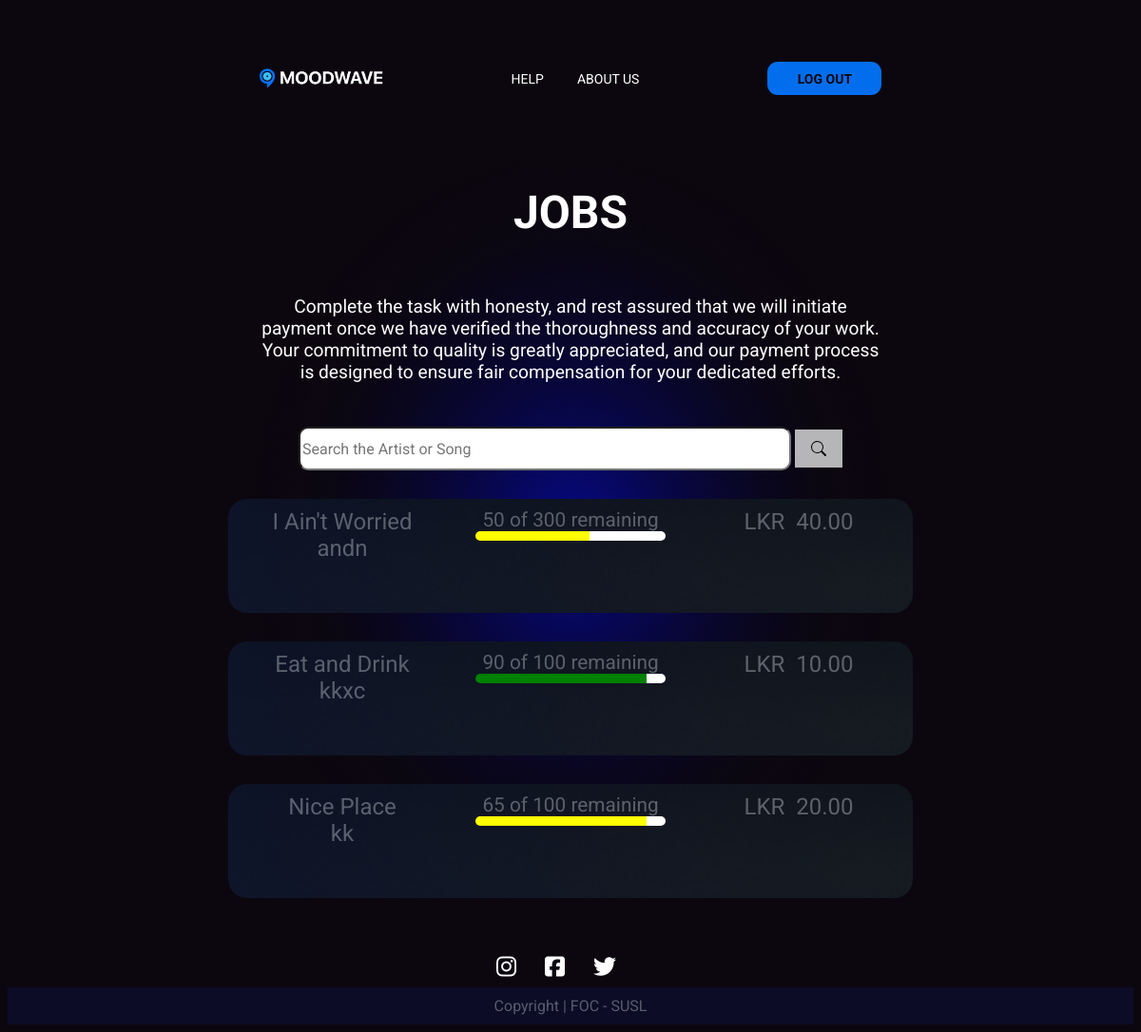
The app's page /jobs.php (signed in) with its own data.
### tables this page shows
CREATE TABLE IF NOT EXISTS `jobs` (
  `job_id` int(6) NOT NULL AUTO_INCREMENT,
  `creater_id` int(6) DEFAULT NULL,
  `song_name` varchar(1000) DEFAULT NULL,
  `song_writter` varchar(1000) DEFAULT NULL,
  `singers` varchar(1000) DEFAULT NULL,
  `music` varchar(1000) DEFAULT NULL,
  `workers_need` int(11) DEFAULT NULL,
  `workers_earn` int(11) DEFAULT NULL,
  `completed` int(11) NOT NULL DEFAULT '0',
  `placed_on` varchar(100) DEFAULT NULL,
  PRIMARY KEY (`job_id`)
);

### jobs.php (the view, shortened to what this page needs)
<?php
@include 'config.php';
$user_id = $_SESSION['user_id'];
?>
<!DOCTYPE html>
<html lang="en">
<head>
    <link rel="stylesheet" href="css/jobs.css">
</head>
<body>
    <section class="navigation_section">
        <nav class="Navigation_Bar">
          <ul>
            <li><a href="index.php"><img src="images/Logo.png" alt="MoodWave_logo" /></a></li>
            <li class="features"><a href="Need_Help.php">HELP</a></li>
            <li><a href="About_us.php" class="ABOUT">ABOUT US</a></li>
            <li><form method="POST"><input type="submit" name="logout" class="logout" value="LOG OUT"></form></li>
          </ul>
        </nav>
    </section>
<section class="content">
    <form action="" method="POST" enctype="multipart/form-data">
        <div class="form-group">
                <div class="title">
                    <h1>JOBS</h1>
                </div>
                <div class="desc">
                    <p>Complete the task with honesty, and rest assured that we will initiate payment once we have verified the thoroughness and accuracy of your work. Your commitment to quality is greatly appreciated, and our payment process is designed to ensure fair compensation for your dedicated efforts.</p>
                </div>
                <div class="input-container">
                    <input type="text" name="job_name" class="input" placeholder="Search the Artist or Song"/>
                    <input type="submit" name="search" class="search-btn"></input>
                </div>
        </div>
        <div class="box-container">
                <?php
                $select_jobs = mysqli_query($conn, "SELECT * FROM `jobs` WHERE creater_id='$user_id'") or die('query failed');
                if(mysqli_num_rows($select_jobs) > 0){
                    while($fetch_jobs = mysqli_fetch_assoc($select_jobs)){
                ?>
                    <?php $id=$fetch_jobs['job_id'];?>
                    <a href="job_complete.php?id=<?php echo $id ?>">
                    <div class="box" id="box">
                        <div class="name">
                            <div class="s_name">
                                <?php echo $fetch_jobs['song_name']; ?>
                            </div>
                            <div class="s_singer">
                                <?php echo $fetch_jobs['singers']; ?>
                            </div>
                        </div>
                        <div class="complete">
                            <div class="complete_desc">
                                <?php
                                    $complete_no=$fetch_jobs['completed'];
                                    $works=$fetch_jobs['workers_need'];
                                    $remaning=$works-$complete_no;
                                    echo $remaning.' of '.$works.' remaining';
                                ?>
                            </div>
                            <?php
                                if($remaning>=90){
                                    echo '<div class="complete_bar">
                                    <div class="complete_bar_1" style="width:180px;background-color: green;"></div>
                                    <div class="complete_bar_2" style="width:20px;background-color: white;"></div>
                                    </div>';
                                }elseif($remaning>=80){
                                    echo '<div class="complete_bar">
                                    <div class="complete_bar_1" style="width:120px;background-color: green;"></div>
                                    <div class="complete_bar_2" style="width:80px;background-color: white;"></div>
                                    </div>';
                                }elseif($remaning>=70){
                                    echo '<div class="complete_bar">
                                    <div class="complete_bar_1" style="width:60px;background-color: green;"></div>
                                    <div class="complete_bar_2" style="width:140px;background-color: white;"></div>
                                    </div>';
                                }elseif($remaning>=60){
                                    echo '<div class="complete_bar">
                                    <div class="complete_bar_1" style="width:180px;background-color: yellow;"></div>
                                    <div class="complete_bar_2" style="width:20px;background-color: white;"></div>
                                    </div>';
                                }elseif($remaning>=50){
                                    echo '<div class="complete_bar">
                                    <div class="complete_bar_1" style="width:120px;background-color: yellow;"></div>
                                    <div class="complete_bar_2" style="width:80px;background-color: white;"></div>
                                    </div>';
                                }elseif($remaning>=40){
                                    echo '<div class="complete_bar">
                                    <div class="complete_bar_1" style="width:60px;background-color: yellow;"></div>
                                    <div class="complete_bar_2" style="width:140px;background-color: white;"></div>
                                    </div>';
                                }elseif($remaning>=30){
                                    echo '<div class="complete_bar">
                                    <div class="complete_bar_1" style="width:180px;background-color: red;"></div>
                                    <div class="complete_bar_2" style="width:20px;background-color: white;"></div>
                                    </div>';
                                }elseif($remaning>=20){
                                    echo '<div class="complete_bar">
                                    <div class="complete_bar_1" style="width:140px;background-color: red;"></div>
                                    <div class="complete_bar_2" style="width:60px;background-color: white;"></div>
                                    </div>';
                                }elseif($remaning>=10){
                                    echo '<div class="complete_bar">
                                    <div class="complete_bar_1" style="width:80px;background-color: red;"></div>
                                    <div class="complete_bar_2" style="width:120px;background-color: white;"></div>
                                    </div>';
                                }elseif($remaning>0){
                                    echo '<div class="complete_bar">
                                    <div class="complete_bar_1" style="width:5px;background-color: red;"></div>
                                    <div class="complete_bar_2" style="width:195px;background-color: white;"></div>
                                    </div>';
                                }elseif($remaning<=0){
                                    echo '<div class="complete_bar">
                                    <div class="complete_bar_1" style="width:0px;background-color: red;"></div>
                                    <div class="complete_bar_2" style="width:200px;border-top-left-radius: 5px;border-bottom-left-radius: 5px;background-color: white;"></div>
                                    </div>';
                                }
                            ?>
                        </div>
                        <div class="price">
                            LKR &nbsp;<?php echo $fetch_jobs['workers_earn']; ?>.00
                        </div>
                    </div>
                    </a>
                <?php
                    }
                }else{
                    echo '<p class="empty">no Jobs placed yet!</p>';
                }
                ?>
   </div>
    </form>
    <div class="footer-images">
        <i class="fa-brands fa-instagram"></i>
        <i class="fa-brands fa-square-facebook"></i>
        <i class="fa-brands fa-twitter"></i>
    </div>
    <div class="box">Copyright | FOC - SUSL</div>
</section>
</body>
</html>

### css/jobs.css (style rules this page uses)
:root { --main-colur:#0C070F; --white:#FFFFFF; --btn-colour:#026EEE; --btn-text:#0C070F; --input-box:#A5EFFF; --next-bar:#183787; }
* { font-family: "Roboto", sans-serif; }
body { background-color: var(--main-colur); background-image: url("../images/gradient.png"); background-repeat: no-repeat; background-position: center; }
.Navigation_Bar { position: relative; top: 0; z-index: 3; display: inline; align-items: center; justify-content: space-between; padding: 40px 30px; border: 1px solid hsla(0, 0%, 100%, 0); border-radius: 34px; transition: all 0.5s ease-in-out; }
.navigation_section { margin-top: 30px; }
.Navigation_Bar img { width: 130px; height: auto; align-items: center; justify-content: center; display: flex; }
.Navigation_Bar ul { list-style-type: none; padding: 0; overflow: hidden; align-items: center; justify-content: center; display: flex; gap: 18px; }
.Navigation_Bar li { float: left; }
.Navigation_Bar .features { padding-left: 117px; padding-right: 17px; }
.Navigation_Bar .ABOUT { padding-right: 117px; }
.Navigation_Bar li a { display: block; color: white; text-align: center; font-size: 14px; text-decoration: none; font-weight: 400; }
.Navigation_Bar li form .logout { width: 120px; height: 35px; border-radius: 11px; background-color: #026eee; color: #0c070f; border: none; text-decoration: none; font-weight: 700; font-size: 14px; }
.content { display: flex; flex-direction: column; align-items: center; }
.content form .form-group { display: flex; flex-direction: column; align-items: center; margin-top: 20px; gap: 30px; }
.content form .form-group .title { margin: 0; margin-bottom: -30px; }
.content form .form-group .title h1 { font-size: 3rem; font-weight: bold; color: var(--white); }
.content form .form-group .desc { width:55%; text-align: center; }
.content form .form-group .desc p { font-size: 1.2rem; color: var(--white); }
.content form .form-group .input-container input { margin-top: -30px; width:510px; height: 40px; border-radius: 10px; font-size: 1rem; }
.content form .form-group .input-container .search-btn { width:50px; height: 40px; border-radius: 10px; }
.content form .form-group .input-container input[type="submit"] { text-indent: -999px; overflow: hidden; padding: 0; margin: 0; border: 1px solid transparent; border-radius: inherit; cursor: pointer; opacity: 0.7; background-color: var(--white); }
.content form .box-container { font-size: 1.2rem; color: white!important; display: flex; flex-direction: column; align-items: center; justify-content: center; margin-top: 30px; gap: 30px; }
.content form .box-container a { color: inherit; text-decoration: inherit; width: inherit; height: inherit; }
.content form .box-container a .box { width:60vw; height: 100px; background-color: black; background-image: url("../images/input-box-r.png"); background-repeat: no-repeat; background-size: cover; background-position: center; border-radius: 20px; display: flex; }
.content form .box-container a .box .name { font-size: 1.5rem; text-align: center; flex: 1; display: flex; margin-top: 0; flex-direction: column; }
.content form .box-container a .box .complete { font-size: 1.3rem; text-align: center; flex: 1; display: flex; flex-direction: column; margin-top: 0; align-items: center; }
.content form .box-container a .box .complete .complete_bar { display: flex; flex-direction: row; }
.content form .box-container a .box .complete .complete_bar .complete_bar_1 { height: 10px; border-top-left-radius: 5px; border-bottom-left-radius: 5px; }
.content form .box-container a .box .complete .complete_bar .complete_bar_2 { height: 10px; border-top-right-radius: 5px; border-bottom-right-radius: 5px; }
.content form .box-container a .box .price { font-size: 1.5rem; text-align: center; flex: 1; }
.content .footer-images { display: flex; justify-content: center; margin-top: 60px; margin-bottom: 10px; }
.content .footer-images i { margin-right: 30px; color: var(--white); font-size: 1.5rem; }
.content .box { background-color: #112daa25; color: rgba(240, 248, 255, 0.336); padding-top: 10px; padding-bottom: 10px; width: 100%; text-align: center; }

### records on screen
jobs: song_name "I Ain't Worried", singers "andn", remaning "50", workers_need "300", workers_earn "40"
jobs: song_name "Eat and Drink", singers "kkxc", remaning "90", workers_need "100", workers_earn "10"
jobs: song_name "Nice Place", singers "kk", remaning "65", workers_need "100", workers_earn "20"
